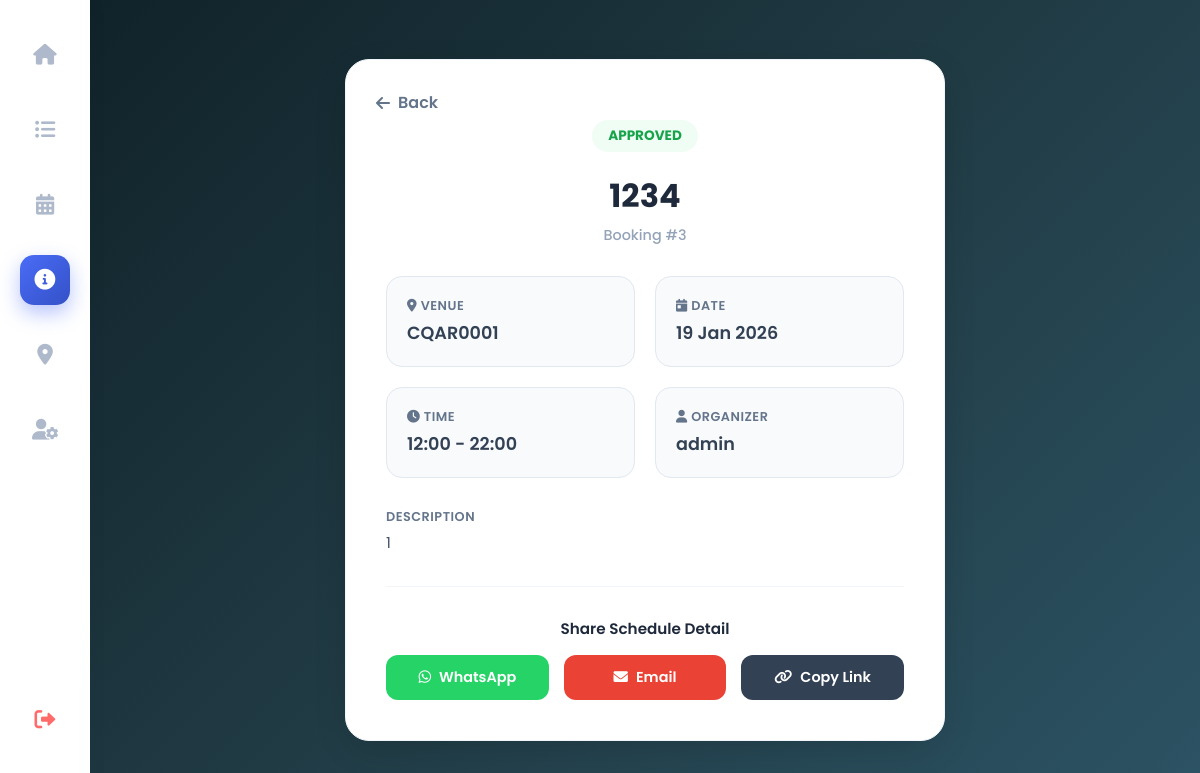
The app's page /booking_detail/3/ (signed in) with its own data.
### accounts/models.py (models this page shows, shortened)
class Booking(models.Model):
    STATUS_CHOICES = [
        ('PENDING', 'Pending'),
        ('APPROVED', 'Approved'),
        ('REJECTED', 'Rejected'),
    ]
    PURPOSE_CHOICES = [
        ('STUDY', 'Study'),
        ('EVENT', 'Event'),
    ]
    user = models.ForeignKey(User, on_delete=models.CASCADE)
    venue = models.ForeignKey(Venue, on_delete=models.CASCADE)
    purpose = models.CharField(max_length=10, choices=PURPOSE_CHOICES, default='STUDY')
    event_name = models.CharField(max_length=200, blank=True)
    description = models.TextField(blank=True)
    document = models.FileField(upload_to='booking_docs/', blank=True, null=True)
    start_time = models.DateTimeField()
    end_time = models.DateTimeField()
    status = models.CharField(max_length=10, choices=STATUS_CHOICES, default='PENDING')
    created_at = models.DateTimeField(auto_now_add=True)
    addon_equipment = models.TextField(blank=True, null=True, help_text="List any extra equipment needed (e.g., Extra Mic, Extension Cord).")

class Venue(models.Model):
    name = models.CharField(max_length=200, help_text="e.g. Lecture Hall A")
    location = models.CharField(max_length=200, help_text="e.g. Block B, Level 2")
    capacity = models.IntegerField(help_text="How many people can fit?")
    equipment = models.CharField(max_length=200, blank=True, help_text="e.g. Projector, Wifi, AC")

### accounts/views.py (the view)
# urls.py: path('booking_detail/<int:booking_id>/', views.booking_detail_view, name='booking_detail'),
@login_required(login_url='login')
def booking_detail_view(request, booking_id):
    booking = get_object_or_404(Booking, id=booking_id)
    return render(request, 'booking_detail.html', {'booking': booking})

### templates/booking_detail.html (shortened to what this page needs)
<!DOCTYPE html>
<html lang="en">
<head>
    <link rel="stylesheet" href="https://cdnjs.cloudflare.com/ajax/libs/font-awesome/6.0.0/css/all.min.css">
</head>
<body>
    <div class="sidebar">
        <a href="{% url 'dashboard' %}" class="sidebar-icon" data-tooltip="Dashboard"><i class="fas fa-home"></i></a>
        <a href="{% url 'my_bookings' %}" class="sidebar-icon" data-tooltip="My Bookings"><i class="fas fa-list-ul"></i></a>
        <a href="{% url 'calendar' %}" class="sidebar-icon" data-tooltip="View Schedule"><i class="fas fa-calendar-alt"></i></a>
        <a href="#" class="sidebar-icon active" data-tooltip="Details"><i class="fas fa-info-circle"></i></a>
        <a href="{% url 'venue_list' %}" class="sidebar-icon" data-tooltip="Campus Venues"><i class="fas fa-map-marker-alt"></i></a>
        <a href="{% url 'profile' %}" class="sidebar-icon" data-tooltip="Settings"><i class="fas fa-user-cog"></i></a>
        <a href="{% url 'logout' %}" class="sidebar-icon logout" data-tooltip="Log Out"><i class="fas fa-sign-out-alt"></i></a>
    </div>
    <div class="main-content">
        <div class="detail-card">
            <a href="{% url 'my_bookings' %}" class="back-btn"><i class="fas fa-arrow-left"></i> Back</a>
            <div class="header-section">
                {% if booking.status == 'APPROVED' %}
                    <span class="status-badge" style="background:#f0fdf4; color:#16a34a;">Approved</span>
                {% elif booking.status == 'REJECTED' %}
                    <span class="status-badge" style="background:#fef2f2; color:#dc2626;">Rejected</span>
                {% else %}
                    <span class="status-badge" style="background:#fffbeb; color:#d97706;">Pending</span>
                {% endif %}
                <h1 class="event-title">{{ booking.event_name }}</h1>
                <div class="booking-id">Booking #{{ booking.id }}</div>
            </div>
            <div class="info-grid">
                <div class="info-box">
                    <div class="info-label"><i class="fas fa-map-marker-alt"></i> Venue</div>
                    <div class="info-value">{{ booking.venue.name }}</div>
                </div>
                <div class="info-box">
                    <div class="info-label"><i class="fas fa-calendar-day"></i> Date</div>
                    <div class="info-value">{{ booking.start_time|date:"d M Y" }}</div>
                </div>
                <div class="info-box">
                    <div class="info-label"><i class="fas fa-clock"></i> Time</div>
                    <div class="info-value">{{ booking.start_time|date:"H:i" }} - {{ booking.end_time|date:"H:i" }}</div>
                </div>
                <div class="info-box">
                    <div class="info-label"><i class="fas fa-user"></i> Organizer</div>
                    <div class="info-value">{{ booking.user.first_name }}</div>
                </div>
            </div>
            {% if booking.description %}
            <div style="margin-bottom: 30px;">
                <div class="info-label">Description</div>
                <p style="color: #475569; font-size: 0.95rem; line-height: 1.6;">{{ booking.description }}</p>
            </div>
            {% endif %}
            <div class="share-section">
                <div class="share-title">Share Schedule Detail</div>
                <div class="share-buttons">
                    <a href="https://api.whatsapp.com/send?text=📅 *Event Invite:* {{ booking.event_name }}%0A📍 *Venue:* {{ booking.venue.name }}%0A⏰ *Time:* {{ booking.start_time|date:'d M Y, H:i' }}%0A%0ASee details here: {{ request.build_absolute_uri }}" target="_blank" class="btn-share btn-whatsapp">
                        <i class="fab fa-whatsapp"></i> WhatsApp
                    </a>
                    <a href="mailto:?subject=Invitation: {{ booking.event_name }}&body=Hi,%0A%0AI'm sharing this event schedule with you:%0A%0AEvent: {{ booking.event_name }}%0AVenue: {{ booking.venue.name }}%0ATime: {{ booking.start_time|date:'d M Y, H:i' }}%0A%0ALink: {{ request.build_absolute_uri }}" class="btn-share btn-email">
                        <i class="fas fa-envelope"></i> Email
                    </a>
                    <button onclick="copyLink()" class="btn-share btn-copy">
                        <i class="fas fa-link"></i> Copy Link
                    </button>
                </div>
            </div>
        </div>
    </div>
</body>
</html>

### templates/booking_detail.html (style rules this page uses)
* { margin: 0; padding: 0; box-sizing: border-box; font-family: 'Poppins', sans-serif; }
body { display: flex; height: 100vh; background: linear-gradient(135deg, #0f2027, #203a43, #2c5364); overflow: hidden; }
.sidebar { width: 90px; background: #fff; display: flex; flex-direction: column; align-items: center; padding: 30px 0; box-shadow: 2px 0 20px rgba(0,0,0,0.03); z-index: 100; }
.sidebar-icon { width: 50px; height: 50px; border-radius: 14px; display: flex; justify-content: center; align-items: center; color: #aeb9cc; font-size: 1.3rem; margin-bottom: 25px; transition: 0.3s; text-decoration: none; position: relative; }
.sidebar-icon.active { background: linear-gradient(135deg, #4a6cf7 0%, #3451c7 100%); color: white; box-shadow: 0 8px 20px rgba(74, 108, 247, 0.4); }
.sidebar-icon.logout { margin-top: auto; color: #ff6b6b; }
.sidebar-icon::after { content: attr(data-tooltip); position: absolute; left: 75px; top: 50%; transform: translateY(-50%) translateX(10px); background-color: #2d3436; color: white; padding: 6px 14px; border-radius: 8px; font-size: 0.85rem; font-weight: 500; white-space: nowrap; opacity: 0; visibility: hidden; transition: 0.2s; pointer-events: none; z-index: 100; }
.main-content { flex: 1; padding: 50px; overflow-y: auto; background: transparent; display: flex; justify-content: center; align-items: center; }
.detail-card { background: white; width: 100%; max-width: 600px; padding: 40px; border-radius: 24px; box-shadow: 0 10px 40px -10px rgba(0,0,0,0.2); border: 1px solid #f1f5f9; position: relative; }
.back-btn { position: absolute; top: 30px; left: 30px; text-decoration: none; color: #64748b; font-weight: 600; display: flex; align-items: center; gap: 8px; transition: 0.3s; }
.header-section { text-align: center; margin-top: 20px; margin-bottom: 30px; }
.event-title { font-size: 2rem; font-weight: 700; color: #1e293b; margin-bottom: 5px; }
.booking-id { color: #94a3b8; font-size: 0.9rem; font-weight: 500; }
.status-badge { display: inline-block; padding: 6px 16px; border-radius: 20px; font-size: 0.85rem; font-weight: 700; text-transform: uppercase; margin-bottom: 20px; }
.info-grid { display: grid; grid-template-columns: 1fr 1fr; gap: 20px; margin-bottom: 30px; }
.info-box { background: #f8fafc; padding: 20px; border-radius: 16px; border: 1px solid #e2e8f0; }
.info-label { font-size: 0.8rem; color: #64748b; font-weight: 600; text-transform: uppercase; letter-spacing: 0.5px; margin-bottom: 5px; }
.info-value { font-size: 1.1rem; color: #334155; font-weight: 600; }
.share-section { border-top: 1px solid #f1f5f9; padding-top: 30px; }
.share-title { font-size: 0.95rem; font-weight: 600; color: #1e293b; margin-bottom: 15px; text-align: center; }
.share-buttons { display: flex; gap: 15px; justify-content: center; }
.btn-share { flex: 1; padding: 12px; border-radius: 12px; border: none; font-weight: 600; cursor: pointer; display: flex; align-items: center; justify-content: center; gap: 8px; text-decoration: none; transition: 0.3s; color: white; font-size: 0.9rem; }
.btn-copy { background: #334155; }
.btn-whatsapp { background: #25D366; }
.btn-email { background: #ea4335; }

### records on screen
Booking: event_name "1234", id "3", venue.name "CQAR0001", start_time "19 Jan 2026", start_time "12:00", end_time "22:00", user.first_name "admin", description "1"
